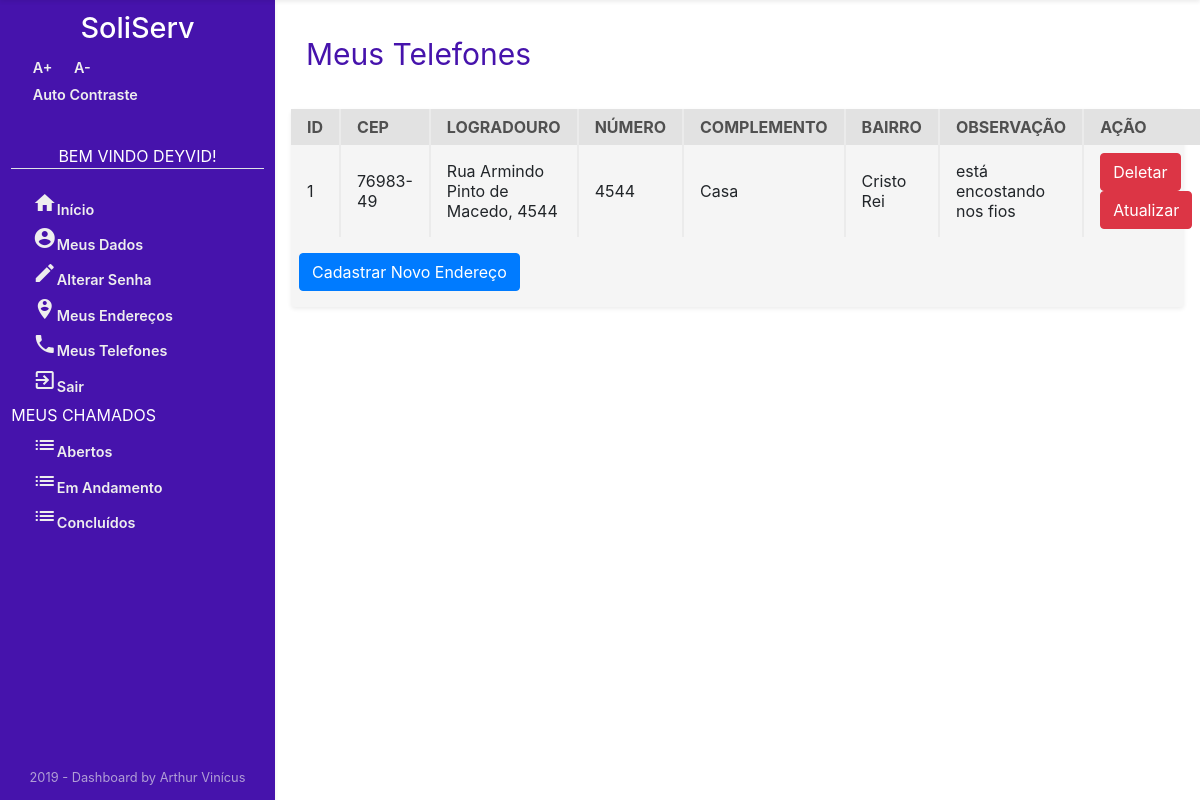
The app's page /Usuario/meusEnderecos/ (signed in), older data.
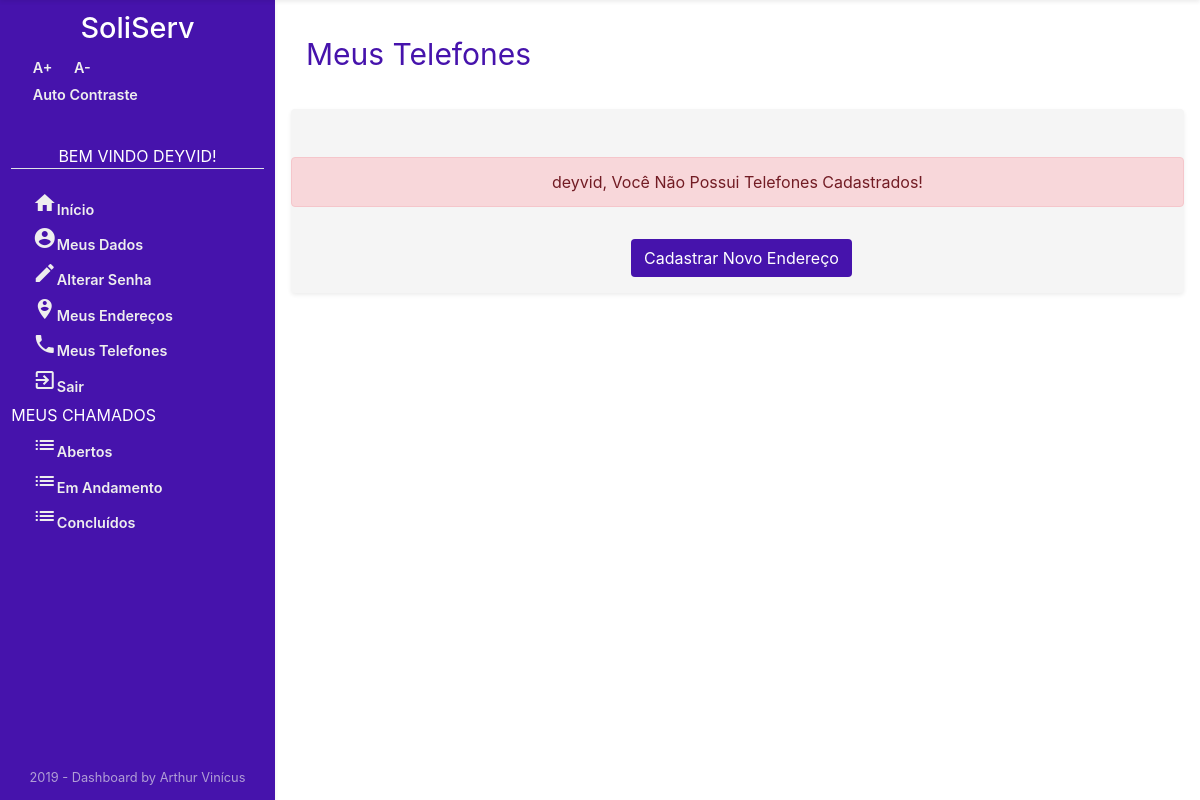
The same page, newer data.
### Usuario/models.py (models this page shows, shortened)
class Endereco(models.Model):
    cep = models.CharField('CEP', max_length=8)
    logradouro = models.CharField('LOGRADOURO', max_length=45)
    enderecoNumero = models.CharField('NÚMERO', max_length=11)
    complemento = models.CharField('COMPLEMENTO', max_length=45)
    bairro = models.CharField('BAIRRO', max_length=45)
    observacao = models.CharField('OBSERVAÇÃO', max_length=45)
    municipio = models.CharField('MUNICIPIO', max_length=45)
    estado = models.CharField('ESTADO', max_length=2)
    idPessoa = models.ForeignKey(
        User, on_delete=models.CASCADE, verbose_name="PESSOA")
    class Meta:
        verbose_name = "Endereco"
        verbose_name_plural = "Endereco"

### Usuario/views.py (the view)
# urls.py: path('meusEnderecos/', views.enderecosList, name='listaEnderecos'),
def enderecosList(request):
    enderecos_list = Endereco.objects.filter(idPessoa_id=request.user.id)
    context = {'enderecos_list': enderecos_list}
    return render(request, 'Usuario/enderecosList.html', context)

### Usuario/templates/Usuario/enderecosList.html (shortened to what this page needs)
{% extends "sistemaDeGestaoDeServicosPublicos/index1.html" %}
{% block centro %}
{% if user.is_authenticated %}
<div class="mt-3 container ">
    <p style="color: #4613ac; font-size: 30px;">Meus Telefones</p>
</div>
<div class="section-2">
    <div class="w-100 mt-3 mb-3 table-holder rounded shadow-sm">
        {% if enderecos_list %}
        <table>
            <tr>
                <th>ID</th>
                <th>CEP</th>
                <th>LOGRADOURO</th>
                <th>NÚMERO</th>
                <th>COMPLEMENTO</th>
                <th>BAIRRO</th>
                <th>OBSERVAÇÃO</th>
                <th>AÇÃO</th>
            </tr>
            {% for enderecos in enderecos_list %}
            <tr>
                <td>{{enderecos.id}}</td>
                <td>{{enderecos.cep}}</td>
                <td>{{enderecos.logradouro}}</td>
                <td>{{enderecos.enderecoNumero}}</td>
                <td>{{enderecos.complemento}} </td>
                <td>{{enderecos.bairro}}</td>
                <td>{{enderecos.observacao}}</td>
                <td>
                    <a class="btn btn-danger" href="{% url 'endereco_deletar' enderecos.id  %}" title="Excluir Endereco">
                        Deletar</a>
                    <a class="btn btn-danger" href="#"
                        title="Atualizar Telefone">Atualizar</a>
                </td>
            </tr>
            {% endfor %}
        </table>
        <a class="btn btn-primary  ml-2 mb-3 mt-3" href="{% url 'cadastroEndereco' %}"
            title="Cadastrar Endereço">Cadastrar Novo Endereço</a>
    </div>
    {% else %}
    <div class="text-center">
        <div class="alert alert-danger mt-5">
            {{ user.first_name }}, Você Não Possui Telefones Cadastrados!
        </div>
        <a class="btn  ml-2 mb-3 mt-3" style="background-color: #4613ac; color: white;" href="{% url 'cadastroEndereco' %}" title="Cadastrar Telefone">Cadastrar
            Novo Endereço</a>
    </div>
    {% endif %}
    {% endif %}
    {% endblock %}

### templates/sistemaDeGestaoDeServicosPublicos/index1.html (shortened to what this page needs)
<!DOCTYPE html>
<html lang="pt-br">
{% load staticfiles %}
<head>
    <link rel="stylesheet" href="https://stackpath.bootstrapcdn.com/bootstrap/4.3.1/css/bootstrap.min.css">
    <link href="https://unpkg.com/material-components-web@latest/dist/material-components-web.min.css" rel="stylesheet">
    <link rel="stylesheet" href="{% static 'css/dashboard-itens.css' %}">
    <link rel="stylesheet" href="{% static 'css/style.css' %}">
    <link rel="stylesheet" href="{% static 'css/zocial.css' %}">
</head>
<body class="acessibilidade" onresize="verificaSide()">
    <main class="main">
        <div class="sidebar shadow-sm" id="sidebar">
            <h1>SoliServ</h1>
            <div class="AcessibilidadeFontes">
                <a onClick="fonte('a');" title="Aumentar Tamanho da Fonte" href="#">A+</a>
                <a onClick="fonte('d');" title="Diminuir Tamanho da Fonte" href="#">A-</a>
            </div>
            {% if user.is_authenticated %}
            <a href="#altocontraste" id="altocontraste" accesskey="3" title="Auto Contraste" onclick="window.toggleContrast()" onkeydown="window.toggleContrast()">Auto
                Contraste</a> {% else %}
            <a class="border-bottom" href="#altocontraste" id="altocontraste" accesskey="3" title="Auto Contraste" onclick="window.toggleContrast()" onkeydown="window.toggleContrast()">Auto
                Contraste</a> {% endif %} {% if user.is_authenticated %}
            <nav>
                <p class="border-bottom text-center naoMostrarMouse">Bem Vindo {{ user.first_name }}!</p>
                <a href="{% url 'index' %}" title="Página Inicial"><i class="material-icons mt-3">home</i>Início</a>
                <a href="{% url 'meusDados' %}" title="Meus Dados"><i class="material-icons"> account_circle</i>Meus Dados</a>
                <a href="{% url 'password_change' %}" title="Alterar Minha Senha"><i
                        class="material-icons">edit</i>Alterar Senha</a>
                <a href="{% url 'listaEnderecos' %}" title="Meus Endereços"><i class="material-icons">person_pin_circle</i>Meus Endereços</a>
                <a href="{% url 'listaTelefones' %}" title="Meus Telefones"><i class="material-icons">phone</i>Meus Telefones</a>
                <a href="{% url 'logout' %}" title="Log-out"><i class="material-icons">exit_to_app</i>Sair</a>
                <p class="naoMostrarMouse">Meus Chamados</p>
                <a href="/" title="Chamados Em Aberto"><i class="material-icons">list</i>Abertos</a>
                <a href="/" title="Chamados Em Andamento "><i class="material-icons">list</i>Em Andamento</a>
                <a href="/" title="Chamados Concluídos"><i class="material-icons">list</i>Concluídos</a>
            </nav>
            {% endif %}
            <p class="credit m-0">2019 - Dashboard by Arthur Vinícus</p>
        </div>
        <div class="content d-flex flex-column" id="content">
            <div >
                {% block centro%} {% endblock %}
            </div>
        </div>
    </main>
</body>
</html>

### sistemaDeGestaoDeServicosPublicos/static/css/dashboard-itens.css (style rules this page uses)
.section-2 { display: flex; justify-content: space-between; width: 100%; flex-wrap: wrap; }
.table-holder { width: 59%; background-color: #f5f5f5; }

### sistemaDeGestaoDeServicosPublicos/static/css/style.css (style rules this page uses)
:root { --tamanho-sidebar: 275px; --transicao: .5s ease-in; }
* { margin: 0; padding: 0; }
.main { display: flex; justify-content: space-between; position: absolute; top: 0; box-sizing: border-box; transition: var(--transicao); min-height: 100vh; width: 100%; border: 2px; }
.sidebar { position: fixed; width: 100%; max-width: var(--tamanho-sidebar); display: flex; flex-direction: column; box-sizing: border-box; padding: .7em; height: 100vh; transition: var(--transicao); left: 0; z-index: 4; background: #4613ac; color: #fff; }
.sidebar h1 { font-size: 1.8em; align-self: center; }
.sidebar nav { margin-top: 2em; display: flex; flex-direction: column; }
.sidebar p { margin: .2em 0; }
.sidebar a { text-decoration: none; color: #eee; margin: .2em 0; margin-left: 1.5em; font-weight: 600; font-size: .9em; }
.content { display: flex; max-width: calc(100% - var(--tamanho-sidebar)); box-sizing: border-box; width: 100%; position: absolute; right: 0; transition: var(--transicao); padding: 1em; height: 100%; }
.naoMostrarMouse { cursor: pointer; text-transform: uppercase; }
.credit { position: absolute; bottom: 1em; color: #eeeeeea2; font-size: .8em; align-self: center; }
.AcessibilidadeFontes { display: flex; flex-direction: row; }

Row changes from the older to the newer data that the page shows:
removed Endereco: id "1", cep "76983-49", logradouro "Rua Armindo Pinto de Macedo, 4544", enderecoNumero "4544", complemento "Casa", bairro "Cristo Rei", observacao "está encostando nos fios"
Text that changed along with them:
{{ user.first_name }}: (not shown) → "deyvid"
text no longer shown: "ID CEP LOGRADOURO NÚMERO COMPLEMENTO BAIRRO OBSERVAÇÃO AÇÃO"
text now shown: ", Você Não Possui Telefones Cadastrados!"
